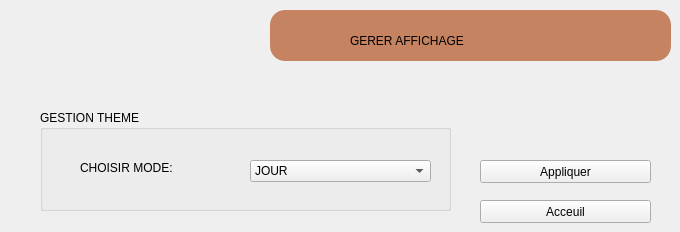
      <widget class="QWidget" name="page_10">
       <widget class="QWidget" name="widget_6" native="true">
        <property name="geometry">
         <rect>
          <x>270</x>
          <y>10</y>
          <width>401</width>
          <height>51</height>
         </rect>
        </property>
        <property name="styleSheet">
         <string notr="true">background-color: rgb(197, 131, 98);
border-radius: 15px 15px 15px 15px;
font: 30pt &quot;Gabriola&quot;;</string>
        </property>
        <widget class="QLabel" name="label_59">
         <property name="geometry">
          <rect>
           <x>80</x>
           <y>0</y>
           <width>301</width>
           <height>61</height>
          </rect>
         </property>
         <property name="text">
          <string>GERER AFFICHAGE</string>
         </property>
        </widget>
       </widget>
       <widget class="QGroupBox" name="groupBox_7">
        <property name="geometry">
         <rect>
          <x>40</x>
          <y>110</y>
          <width>411</width>
          <height>101</height>
         </rect>
        </property>
        <property name="styleSheet">
         <string notr="true">font: 13pt &quot;MS Shell Dlg 2&quot;;
</string>
        </property>
        <property name="title">
         <string>GESTION THEME</string>
        </property>
        <widget class="QLabel" name="label_60">
         <property name="geometry">
          <rect>
           <x>40</x>
           <y>50</y>
           <width>141</width>
           <height>16</height>
          </rect>
         </property>
         <property name="text">
          <string>CHOISIR MODE:</string>
         </property>
        </widget>
        <widget class="QComboBox" name="mode">
         <property name="geometry">
          <rect>
           <x>210</x>
           <y>50</y>
           <width>181</width>
           <height>22</height>
          </rect>
         </property>
         <item>
          <property name="text">
           <string>JOUR</string>
          </property>
         </item>
         <item>
          <property name="text">
           <string>NUIT</string>
          </property>
         </item>
        </widget>
       </widget>
       <widget class="QPushButton" name="pushButton_13">
        <property name="geometry">
         <rect>
          <x>480</x>
          <y>160</y>
          <width>171</width>
          <height>23</height>
         </rect>
        </property>
        <property name="text">
         <string>Appliquer</string>
        </property>
       </widget>
       <widget class="QPushButton" name="pushButton_16">
        <property name="geometry">
         <rect>
          <x>480</x>
          <y>200</y>
          <width>171</width>
          <height>23</height>
         </rect>
        </property>
        <property name="text">
         <string>Acceuil</string>
        </property>
       </widget>
      </widget>
